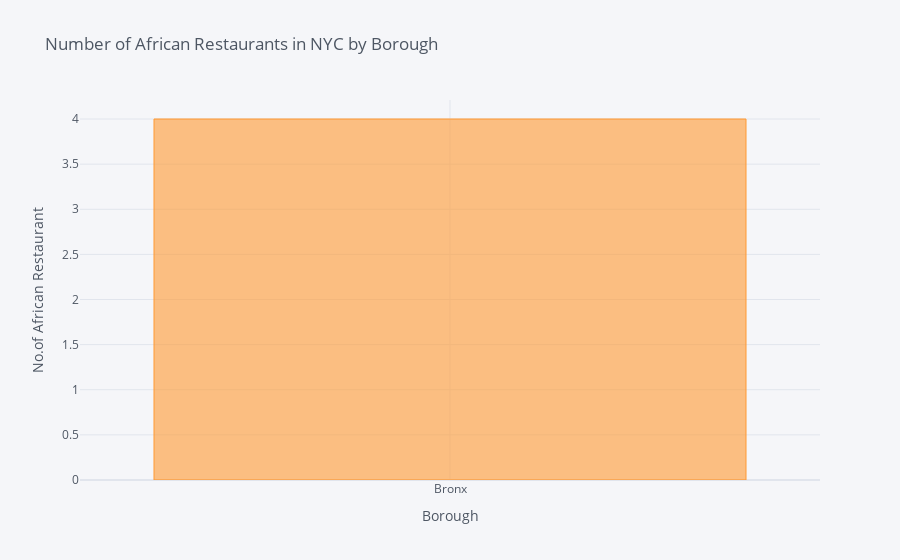

The notebook cell saved with this chart:
### Code cell
import plotly.express as px
african_rest_ny.groupby('Borough')['ID'].count().iplot(kind='bar',xTitle='Borough',
    yTitle='No.of African Restaurant',
    mode='markers',
    title='Number of African Restaurants in NYC by Borough')

### Figure 1 — Plotly figure (JSON) as saved in the notebook; plotly's stock layout.template omitted (floating-point values rounded to 4 significant figures)
{"data": [{"marker": {"color": "rgba(255, 153, 51, 0.6)", "line": {"color": "rgba(255, 153, 51, 1.0)", "width": 1}}, "name": "ID", "orientation": "v", "text": "", "type": "bar", "x": ["Bronx"], "y": [4]}], "layout": {"legend": {"bgcolor": "#F5F6F9", "font": {"color": "#4D5663"}}, "paper_bgcolor": "#F5F6F9", "plot_bgcolor": "#F5F6F9", "title": {"font": {"color": "#4D5663"}, "text": "Number of African Restaurants in NYC by Borough"}, "xaxis": {"gridcolor": "#E1E5ED", "showgrid": true, "tickfont": {"color": "#4D5663"}, "title": {"font": {"color": "#4D5663"}, "text": "Borough"}, "zerolinecolor": "#E1E5ED"}, "yaxis": {"gridcolor": "#E1E5ED", "showgrid": true, "tickfont": {"color": "#4D5663"}, "title": {"font": {"color": "#4D5663"}, "text": "No.of African Restaurant"}, "zerolinecolor": "#E1E5ED"}}}
